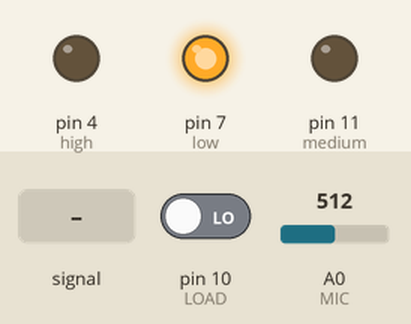
Recording of a sketch running on a simulated Arduino Uno, built with avr-gcc and run on an emulated ATmega328P. Shown: output pins drawn as LEDs (lit = HIGH). Inputs (shaded band) come from the test bench; at power-on: A0 (MIC) = 512, pin 10 (LOAD) LOW. Pins used as bus, display or sensor lines are not drawn.

Above: at 1.2 s.
1.3 s: A0 (MIC) fed a 200 Hz sine of ±81 counts around its level
At 2.3 s:
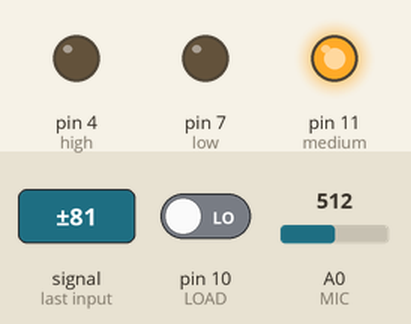
3.0 s: A0 (MIC) set to 606
4.6 s: A0 (MIC) set to 632
At 5.4 s:
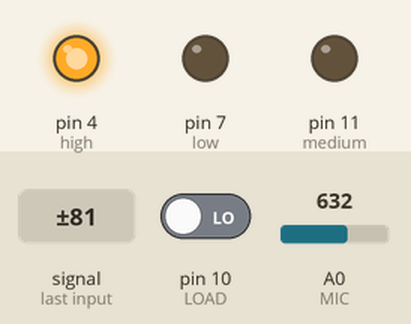
6.6 s: A0 (MIC) set to 511
At 7.9 s:
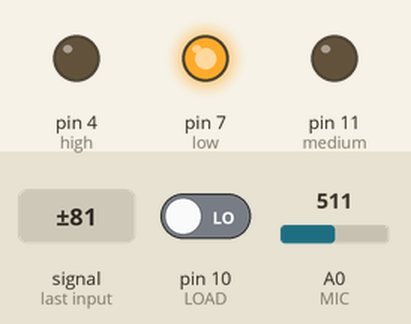
8.6 s: A0 (MIC) set to 533
At 9.6 s:
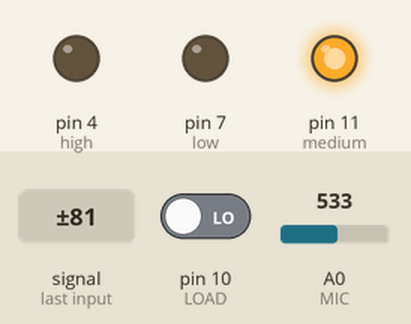
Timing chart, 0 to 11.1 s (numbered marks = the images above; inputs shaded):
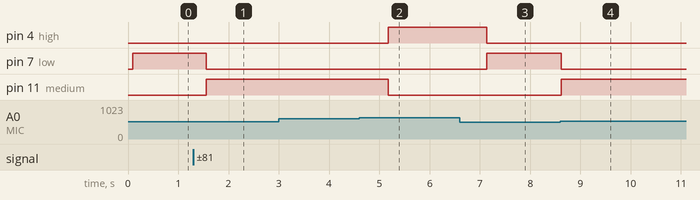

Measured:
- the behaviour switches between 620 and 621 on A0 (MIC) (found by bisection; images 1 and 2)
- the behaviour switches between 521 and 522 on A0 (MIC) (found by bisection; images 3 and 4)
- after the input at 1.3 s, pin 7 (low): HIGH → LOW after 0.26 s; pin 11 (medium): LOW → HIGH after 0.26 s
- after the input at 3.0 s, every drawn part: stays the same
- after the input at 4.6 s, pin 4 (high): LOW → HIGH after 0.57 s; pin 11 (medium): HIGH → LOW after 0.57 s
- after the input at 6.6 s, pin 4 (high): HIGH → LOW after 0.53 s; pin 7 (low): LOW → HIGH after 0.53 s
- after the input at 8.6 s, pin 7 (low): HIGH → LOW at once; pin 11 (medium): LOW → HIGH at once

The sketch:

sketch_apr09.ino
```cpp
//pins
enum LP {high = 4, low = 7, medium = 11}; //light pins
const int MIC = 14; //needs to be analog capable
enum BP {POWER = 0, GROUND, LOAD = 10}; // button/switch pins
enum debug {sp = false, dly = true, /*dl = 200,*/ vt = false}; //sp - serial print, dly - delay, dl - delay length, vt - variable testing
enum settings {nl = 522, nh = 620, hl = 558, hh = 714, fl = 750, dl = 400}; // normal low, normal high, high low, high high, for length, delay length
//other variables
//unsigned long long CycleCount = 0;


struct threshold
{
  int high, low;
};

struct modes
{
  threshold high, normal, current; // the high/presenter mode, normal mode, and what the current threshold is
  //volatile threshold temp;
  volatile bool nc; //new current
} ala; // ala modes


void ModeShift()
{

  //check BP LOAD
 // auto mode = digitalRead(LOAD);

  //assign ala.current thresholds
  digitalWrite(high, HIGH);
  digitalWrite(low, HIGH);

  if (digitalRead(LOAD) == HIGH)
  {
    ala.current.high = ala.high.high;
    ala.current.low = ala.high.low;
  }
  else
   {
    ala.current.high = ala.normal.high;
    ala.current.low = ala.normal.low;
   }
   ala.nc = true;
}

LP PickLight(int volume, threshold limits)
{
  if (volume > limits.high)
    return high;
  else if (volume < limits.low)
    return low;
  else
    return medium;
}

void SwitchLights(LP pick) //pass picklight to SwitchLights
{
  switch(pick)
  {
    case high:
      digitalWrite(high, HIGH);
      digitalWrite(medium, LOW);
      digitalWrite(low, LOW);
      delay(dl);
      break;
    case medium:
      digitalWrite(high, LOW);
      digitalWrite(medium, HIGH);
      digitalWrite(low, LOW);
      delay(dl * 1.25);
      break;
    case low:
      digitalWrite(high, LOW);
      digitalWrite(medium, LOW);
      digitalWrite(low, HIGH);
      delay(dl);
      break;
    default:
      digitalWrite(high, HIGH);
      digitalWrite(medium, HIGH);
      digitalWrite(low, HIGH);
  }
}

int Sample()
{
  if (sp == true)
  {
    Serial.println("GetAverage starts");
  }
  int SMax = 0; //sampled max
  //unsigned int vt; //volume totaL
  int volume;
  for (short fv = 0; fv <= fl; fv++)
  {
    volume = analogRead(MIC);
    if (SMax < volume)
    {
      SMax = volume;
      delay(10);
    }


    if (sp == true)
  {
    Serial.println(volume);
  }
  }

  if (digitalRead(LOAD) == HIGH)
  {
    ala.current.high = ala.high.high;
    ala.current.low = ala.high.low;
  }
  else
   {
    ala.current.high = ala.normal.high;
    ala.current.low = ala.normal.low;
   }

  if (sp == true)
  {
    Serial.println(vt/200);
    Serial.println("Sample ends");
    delay(dl);
  }

  return SMax;
}

void setup() {

  //serial
  if (sp == true)
  {
  Serial.begin(9600);
  }

  //set thresholds
  ala.high.high = hh;
  ala.high.low = hl;

  ala.normal.high = nh;
  ala.normal.low = nl;

  ala.current.high = ala.normal.high;
  ala.current.low = ala.normal.low;

  //set pins
  pinMode(high, OUTPUT);
  pinMode(medium, OUTPUT);
  pinMode(low, OUTPUT);

  pinMode(LOAD, INPUT);
  pinMode(POWER, OUTPUT);
  digitalWrite(POWER, HIGH);

  //interrupt
  attachInterrupt(digitalPinToInterrupt(LOAD),ModeShift, CHANGE);
  interrupts();

  //debug prints
  //int debug = HIGH;
  //Serial.println(debug);

}

void loop() {
  //get volume
  interrupts();
  //volume = analogRead(MIC);


  SwitchLights(PickLight(Sample(), ala.current));

  if (sp == true)
  {
    //Serial.println(volume);

    if (vt == true)
    {
      Serial.println(ala.current.high);
    }


  }


}
```
